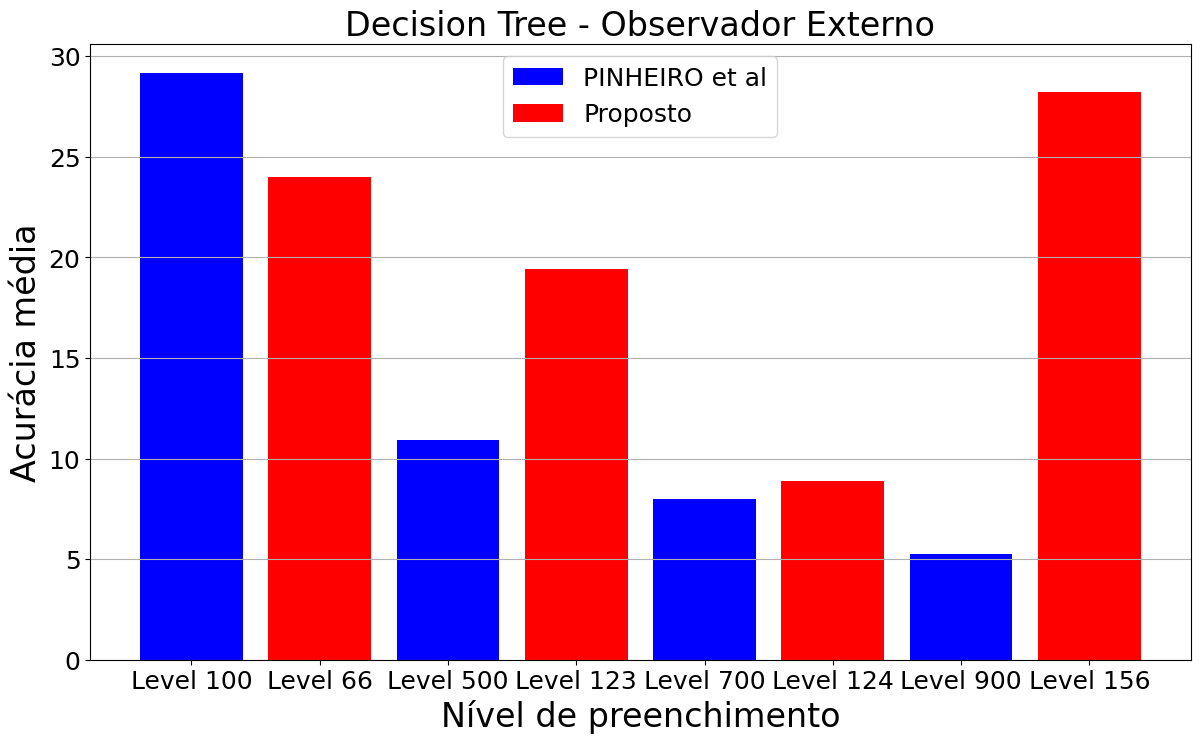

The script that saved this image:
from matplotlib import pyplot as plt

if __name__=="__main__":
    adptative_labels = ["Level 100","Level 500","Level 700","Level 900"]
    adptative_values = [29.17,10.94,7.97,5.26]

    optimized_labels = ["Level 66","Level 123","Level 124","Level 156"]
    optimized_values = [23.98,19.43,8.87,28.25]

    '''plt.bar(adptative_labels , adptative_values,color="blue",label='PINHEIRO et al')
    plt.bar(optimized_labels , optimized_values,color="red",label='Proposto')'''
    
    plt.bar(adptative_labels[0] , adptative_values[0],color="blue",label='PINHEIRO et al')
    plt.bar(optimized_labels[0] , optimized_values[0],color="red",label='Proposto')
    
    plt.bar(adptative_labels[1] , adptative_values[1],color="blue")
    plt.bar(optimized_labels[1] , optimized_values[1],color="red")
    
    plt.bar(adptative_labels[2] , adptative_values[2],color="blue")
    plt.bar(optimized_labels[2] , optimized_values[2],color="red")
    
    plt.bar(adptative_labels[3] , adptative_values[3],color="blue")
    plt.bar(optimized_labels[3] , optimized_values[3],color="red")

    plt.title("Decision Tree - Observador Externo",fontsize=24)
    plt.ylabel("Acurácia média",fontsize=24)
    plt.xlabel("Nível de preenchimento",fontsize=24)
    
    plt.legend(fontsize=18)
    plt.tick_params(axis='both', which='major', labelsize=18)

    plt.grid(visible=True, axis='y',which="major")
    fig = plt.gcf()
    fig.set_size_inches((14.2, 8), forward=False)
    fig.savefig("dt.png", bbox_inches='tight')




